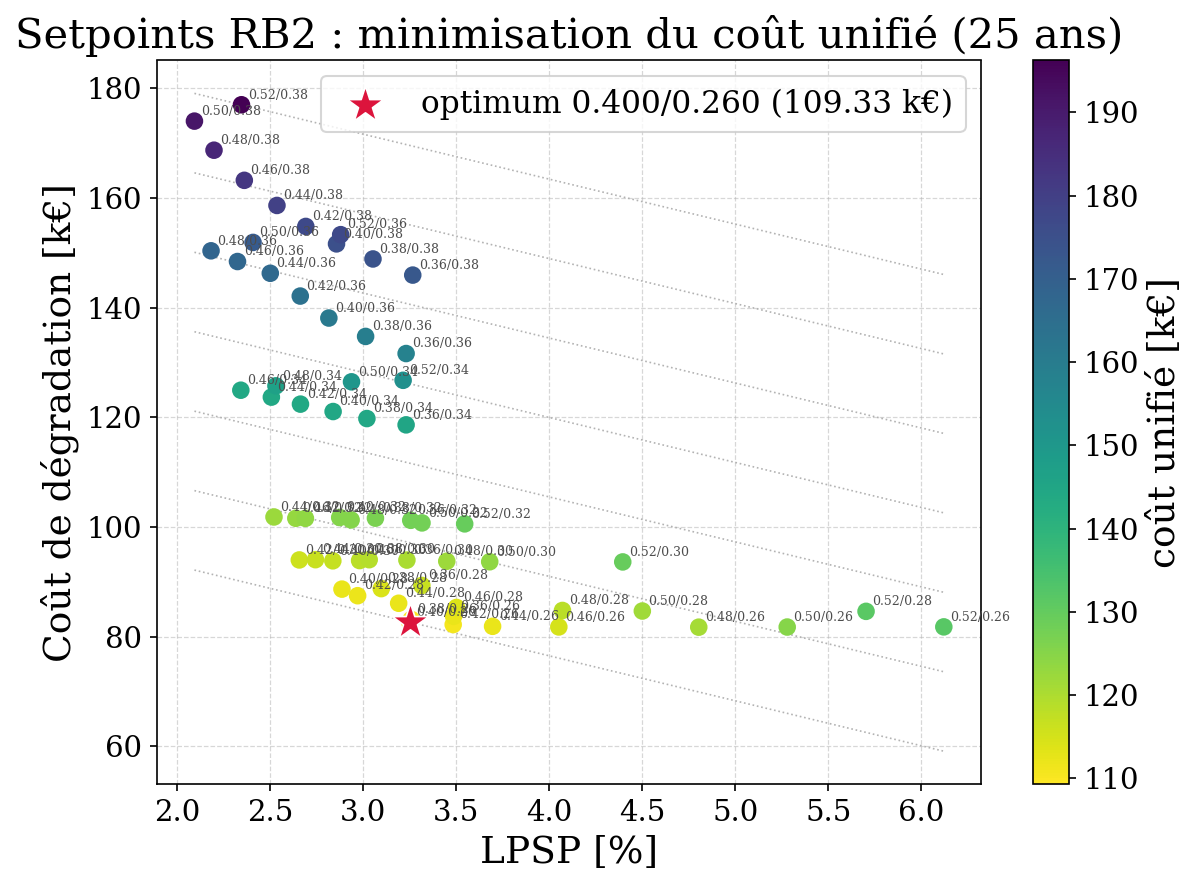

Reproduce this figure in Python.
"""
sweep_setpoints_rb2.py
======================
Ré-optimisation des setpoints FIXES de RB2 (fractions de Pmax, SANS SoH) par
minimisation du COUT UNIFIE :

    cout_unifie [kEUR] = degradation [kEUR] + cout_LPSP [kEUR]
    cout_LPSP  = VoLL * energie_non_fournie   (voll_common.py, VoLL=3 par defaut)

On balaie une grille (fc_frac, ely_frac), on simule chaque couple sur N_YEARS,
on calcule (LPSP %, deg k€) puis le cout unifie, et on classe. Le meilleur couple
est celui a reporter dans RB2/get_optimal_action_RB.py (lignes P_fc_set/P_ely_set)
avant de retracer le front de Pareto complet.

Sorties (dans RB2/) :
  - sweep_setpoints_rb2.txt : tous les couples, TRIES par cout unifie croissant
  - sweep_setpoints_rb2.pdf/.png : nuage (LPSP, deg), couleur = cout unifie,
    etoile = optimum, pointilles = iso-cout unifie.

Lancement (depuis Vieillissement9/RB2/) :
    python sweep_setpoints_rb2.py            # sweep complet + figure
    python sweep_setpoints_rb2.py --smoke    # 4 sims, horizon court (2 ans)
    python sweep_setpoints_rb2.py --replot    # refait la figure depuis le .txt
Regler N_WORKERS via SLURM_CPUS_PER_TASK sur le mesocentre.
"""
import sys, os, time, argparse
import numpy as np
import matplotlib
matplotlib.use("Agg")
import matplotlib.pyplot as plt
from concurrent.futures import ProcessPoolExecutor

HERE   = os.path.dirname(os.path.abspath(__file__))          # .../Vieillissement9/RB2
PARENT = os.path.dirname(HERE)                               # .../Vieillissement9
sys.path.insert(0, PARENT)
from Common import Init_EMR_MG_v16_python as I
from Common.main_init_and_loop import init_and_run_loop
from Common.cost_fcn_total2 import get_cost_from_ledger
from Common.get_lol import get_lol
sys.path.insert(0, os.path.abspath(os.path.join(PARENT, "..", "Analyse_sensibilite")))
import voll_common as V                                       # cout unifie (VoLL)

# ======================= CONFIGURATION =======================
N_YEARS   = 25
# Grille de fractions de Pmax a balayer (elargir/raffiner selon le besoin).
FC_FRACS  = np.round(np.arange(0.36, 0.52 + 1e-9, 0.02), 3)   # setpoint FC
ELY_FRACS = np.round(np.arange(0.26, 0.38 + 1e-9, 0.02), 3)   # setpoint ELY
_N_AVAIL  = max(1, int(os.environ.get("SLURM_CPUS_PER_TASK", (os.cpu_count() or 2) - 1)))
OUT_TXT   = os.path.join(HERE, "sweep_setpoints_rb2.txt")
OUT_PDF   = os.path.join(HERE, "sweep_setpoints_rb2.pdf")
OUT_PNG   = os.path.join(HERE, "sweep_setpoints_rb2.png")
# =============================================================


def make_rb2_frac(fc_frac, ely_frac):
    """Action RB2 identique a l'originale (plafonds H2 inclus), setpoints FIXES
    donnes en fraction de Pmax (sans modulation SoH)."""
    def get_optimal_action_RB(SoC_t, P_tot_ref_t, defaillances, lol_tab, alpha_fc_t,
                              alpha_ely_t, SoH_bat_t, E_h2_t, E_h2_init, P_fc_max_t,
                              P_ely_max_t, RUL_fc_t, RUL_ely_t, SoH_fc_t, SoH_ely_t):
        P_fc_set  = fc_frac  * I.FC['P_fc_max']
        P_ely_set = ely_frac * I.ELY['P_ely_max']
        dt_h         = I.LOAD['Ts'] / 3600.0
        P_fc_h2_max  = max(E_h2_t, 0.0)             / dt_h * I.FC['eff']  * I.CONV['eta'] * 1000
        P_ely_h2_max = max(E_h2_init - E_h2_t, 0.0) / dt_h / (I.ELY['eff'] * I.CONV['eta']) * 1000
        P_dc_fc_t = P_dc_ely_t = 0
        if P_tot_ref_t > 0:
            P_fc_avail = min(P_fc_set, P_fc_h2_max)
            if P_tot_ref_t > P_fc_avail:
                P_dc_fc_t  = P_fc_avail
                P_dc_bat_t = P_tot_ref_t - P_fc_avail
            else:
                P_dc_bat_t = P_tot_ref_t
        elif P_tot_ref_t < 0:
            P_ely_avail = min(P_ely_set, P_ely_h2_max)
            if P_tot_ref_t < -P_ely_avail:
                P_dc_ely_t = -P_ely_avail
                P_dc_bat_t = P_tot_ref_t + P_ely_avail
            else:
                P_dc_bat_t = P_tot_ref_t
        else:
            P_dc_bat_t = P_tot_ref_t
        if 'FC' in defaillances and P_tot_ref_t > 0:
            P_dc_bat_t = P_tot_ref_t
        if 'ELY' in defaillances and P_tot_ref_t < 0:
            P_dc_bat_t = P_tot_ref_t
        action = P_dc_bat_t, P_dc_fc_t, P_dc_ely_t
        action, lol = get_lol(SoC_t, action, P_tot_ref_t, defaillances, E_h2_t,
                              E_h2_init, P_fc_max_t, P_ely_max_t, SoH_bat_t)
        return action, lol
    return get_optimal_action_RB


def _metrics(data):
    """(LPSP %, deg k€) comme batch_pareto (interpolation NaN de SoH_bat)."""
    P_bat = data["P_bat"]; P_fc = data["P_fc"]; P_ely = data["P_ely"]
    P_dc_load = data["P_dc_load"]; P_dc_pv = data["P_dc_pv"]; lol_tab = data["lol_tab"]
    SoC = data["SoC"]; af = data["alpha_fc"][:-1]; ae = data["alpha_ely"][:-1]
    SoH_bat = data["SoH_bat"][:-1].copy()
    for k in range(1, len(SoH_bat)):
        if SoH_bat[k] == 1: SoH_bat[k-1] = np.nan
    if np.isnan(SoH_bat).any():
        SoH_bat[np.isnan(SoH_bat)] = np.interp(np.flatnonzero(np.isnan(SoH_bat)),
            np.flatnonzero(~np.isnan(SoH_bat)), SoH_bat[~np.isnan(SoH_bat)])
    Pp = np.array([(a-b)/1000 for a, b in zip(P_dc_load, P_dc_pv)])
    Pr = np.array([(a-b)*(1-c)/1000 for a, b, c in zip(P_dc_load, P_dc_pv, lol_tab)])
    p, r = np.clip(Pp, 0, None), np.clip(Pr, 0, None)
    lpsp = (np.clip(p-r, 0, None).sum()/p.sum()*100) if p.sum() > 0 else 0.0
    deg = get_cost_from_ledger(data) / 1000.0
    return float(lpsp), float(deg)


def _eval(args):
    fc, ely, n_years = args
    data = init_and_run_loop(make_rb2_frac(fc, ely), n_years=n_years)
    lpsp, deg = _metrics(data)
    return (fc, ely, lpsp, deg, V.total_cost_keur(lpsp, deg))   # dernier = cout unifie


def run_sweep(smoke=False):
    ny = 2 if smoke else N_YEARS
    if smoke:
        combos = [(0.44, 0.30, ny), (0.44, 0.34, ny), (0.48, 0.30, ny), (0.40, 0.32, ny)]
    else:
        combos = [(fc, el, ny) for fc in FC_FRACS for el in ELY_FRACS]
    nw = max(1, min(_N_AVAIL, len(combos)))
    print(f"--- Sweep RB2 : {len(combos)} sims / {ny} ans ({nw} workers) ; VoLL={V.VOLL_TIERS} ---", flush=True)
    t0 = time.time(); res = []
    with ProcessPoolExecutor(max_workers=nw) as ex:
        for i, r in enumerate(ex.map(_eval, combos), 1):
            res.append(r)
            print(f"  [{i:2d}/{len(combos)}] fc={r[0]:.3f} ely={r[1]:.3f}"
                  f" -> LPSP={r[2]:6.3f}%  deg={r[3]:7.3f}  UNIF={r[4]:8.3f} k€", flush=True)
    res.sort(key=lambda r: r[4])                                # tri par cout unifie
    best = res[0]
    print(f"--- termine en {time.time()-t0:.0f}s ---", flush=True)
    print(f">>> OPTIMUM : fc_frac={best[0]:.3f}  ely_frac={best[1]:.3f}"
          f"  (LPSP={best[2]:.3f}%  deg={best[3]:.3f} k€  UNIF={best[4]:.3f} k€)", flush=True)
    print(f"    -> dans RB2/get_optimal_action_RB.py :  P_fc_set={best[0]:.3f}*P_fc_max ;"
          f"  P_ely_set={best[1]:.3f}*P_ely_max", flush=True)
    with open(OUT_TXT, "w", encoding="utf-8") as f:
        f.write(f"# Sweep setpoints RB2 (fixes) - {ny} ans ; VoLL={V.VOLL_TIERS}\n")
        f.write(f"# P_fc_max={I.FC['P_fc_max']:.2f} W  P_ely_max={I.ELY['P_ely_max']:.2f} W\n")
        f.write(f"# OPTIMUM : fc_frac={best[0]:.3f} ely_frac={best[1]:.3f} -> unifie={best[4]:.4f} kEUR\n")
        f.write("rang;fc_frac;ely_frac;LPSP(%);deg(kEUR);unifie(kEUR)\n")
        for i, r in enumerate(res, 1):
            f.write(f"{i};{r[0]:.3f};{r[1]:.3f};{r[2]:.4f};{r[3]:.4f};{r[4]:.4f}\n")
    print(f"Ecrit : {OUT_TXT}", flush=True)
    return res


def _read_txt():
    rows = []
    with open(OUT_TXT, encoding="utf-8") as f:
        for line in f:
            if line.startswith("#") or line.startswith("rang"):
                continue
            p = line.strip().split(";")
            if len(p) == 6:
                rows.append((float(p[1]), float(p[2]), float(p[3]), float(p[4]), float(p[5])))
    return rows


def plot():
    rows = _read_txt()
    if not rows:
        print("Rien a tracer (txt vide).", flush=True); return
    lpsp = np.array([r[2] for r in rows]); deg = np.array([r[3] for r in rows])
    unif = np.array([r[4] for r in rows])
    best = min(rows, key=lambda r: r[4])
    plt.rcParams.update({"text.usetex": False, "mathtext.fontset": "cm",
                         "font.family": "serif", "pdf.fonttype": 42})
    fig, ax = plt.subplots(figsize=(8, 6))
    # iso-cout unifie : deg = C - slope*LPSP  (slope = cout d'1 point de LPSP)
    slope = V.cost_lpsp_keur(1.0)
    xs = np.linspace(lpsp.min(), lpsp.max() + 1e-6, 50)
    for C in np.linspace(unif.min(), unif.max(), 7):
        ax.plot(xs, C - slope * xs, ls=':', color='0.7', lw=0.8, zorder=0)
    sc = ax.scatter(lpsp, deg, c=unif, cmap='viridis_r', s=55, zorder=3)
    for fc, el, lp, dg, un in rows:
        ax.annotate(f"{fc:.2f}/{el:.2f}", (lp, dg), fontsize=6, color='0.3',
                    xytext=(3, 3), textcoords="offset points", zorder=3)
    ax.scatter(best[2], best[3], marker='*', s=340, color='crimson',
               edgecolors='white', linewidths=0.8, zorder=5,
               label=f"optimum {best[0]:.3f}/{best[1]:.3f} ({best[4]:.2f} k€)")
    fig.colorbar(sc, ax=ax, label="coût unifié [k€]")
    ax.set_xlabel("LPSP [%]"); ax.set_ylabel("Coût de dégradation [k€]")
    ax.grid(True, linestyle='--', alpha=0.5); ax.legend(loc='upper right')
    ax.set_title(f"Setpoints RB2 : minimisation du coût unifié ({N_YEARS} ans)")
    plt.tight_layout()
    plt.savefig(OUT_PDF, format='pdf', bbox_inches='tight')
    plt.savefig(OUT_PNG, format='png', dpi=150, bbox_inches='tight')
    plt.close()
    print(f"Figure : {OUT_PDF}\n         {OUT_PNG}", flush=True)


if __name__ == "__main__":
    ap = argparse.ArgumentParser()
    ap.add_argument("--smoke", action="store_true", help="4 sims, horizon court")
    ap.add_argument("--replot", action="store_true", help="refait la figure depuis le .txt")
    args = ap.parse_args()
    if args.replot:
        plot()
    else:
        run_sweep(smoke=args.smoke)
        plot()
